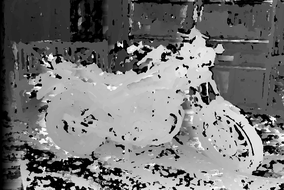
//> input picture motorcycle.png, 284 x 190 px, shrunk from 800 x 536 before the run, given in place of imL.png, which was not available
$ ./OpenCVApplication   (built with g++ and OpenCV 4)
//> lines starting //> are read from the running program, lines starting //| are printed output that depends on the picture; pictures that were not available may be replaced by others from this repository, and a replacement may not be noted
#include "stdafx.h"
#include "common.h"

#define DMAX 75
#define PBSTR "||||||||||||||||||||||||||||||||||||||||||||||||||||||||||||"
#define PBWIDTH 60

void printProgress(double percentage) {
	int val = (int)(percentage * 100) + 1;
	int lpad = (int)(percentage * PBWIDTH);
	int rpad = PBWIDTH - lpad;
	printf("\r%3d%% [%.*s%*s]", val, lpad, PBSTR, rpad, "");
	fflush(stdout);
}
bool isInside(Mat img, Point p) {
	return (p.y >= 0 && p.x >= 0 && p.y < img.rows&& p.x < img.cols);
}
bool isInside(int rows, int cols, Point p) {
	return (p.y >= 0 && p.x >= 0 && p.y < rows&& p.x < cols);
}

// [17 lines of commented-out code are left out]

void calculateCosts(Mat left, Mat right, int*** cost) {
#pragma omp parallel for
	for (int i = 0; i < left.rows; ++i) {
		if (i % (left.rows / 100) == 0)
		{
			printProgress(((float)i / left.rows));
		}
#pragma omp parallel for
		for (int j = 0; j < left.cols; ++j) {
			Point leftP = Point(j, i);
#pragma omp parallel for
			for (int d = 0; d <= DMAX; ++d) {
				Point rightP = leftP - Point(d, 0);
				if (isInside(right, rightP)) {
					int sum = 0;
#pragma omp parallel for
					for (int i = -3; i <= 3; ++i) {
#pragma omp parallel for
						for (int j = -3; j <= 3; ++j) {
							Point dir = Point(j, i);
							Point pl = leftP + dir;
							Point pr = rightP + dir;
							if (isInside(left, pl)) {
								int lval = isInside(left, pl) ? left.at<uchar>(pl) : 0;
								int rval = isInside(right, pr) ? right.at<uchar>(pr) : 0;
								int temp = abs(lval - rval);
								sum += temp;
							}
						}
					}
					cost[leftP.y][leftP.x][d] = sum;
				}
				else {
					d = DMAX + 1;
				}
			}
		}
	}
}
Mat computeDisparity(int*** cost, int rows, int cols)
{
	Mat disparityMap = Mat(rows, cols, CV_8UC1);
	disparityMap.setTo(0);
	for (int i = 0; i < rows; i++) {
		for (int j = 0; j < cols; j++) {
			int minD = INT16_MAX;
			int disparity = -5;
			for (int d = 0; d < DMAX; d++) {
				if (cost[i][j][d] < minD) {
					minD = cost[i][j][d];
					disparity = d;
				}
			}
			disparityMap.at<uchar>(i, j) = disparity;
		}
	}
	double range = 256. / DMAX;
	disparityMap *= range;
	return disparityMap;
}

int main() {//image not displaying means going out of bounds
	clock_t begin = clock();
	char filename[] = "bike.png";
	//Mat left = imread("Images/Motorcycle/imL.png", cv::IMREAD_GRAYSCALE);
	//Mat right = imread("Images/Motorcycle/imR.png", cv::IMREAD_GRAYSCALE);
	Mat left = imread("Images/Bike/imL.png", cv::IMREAD_GRAYSCALE);
//> left is the input picture: 190 rows x 284 cols, CV_8UC1; min 0, max 255, mean 117.5
	Mat right = imread("Images/Bike/imR.png", cv::IMREAD_GRAYSCALE);
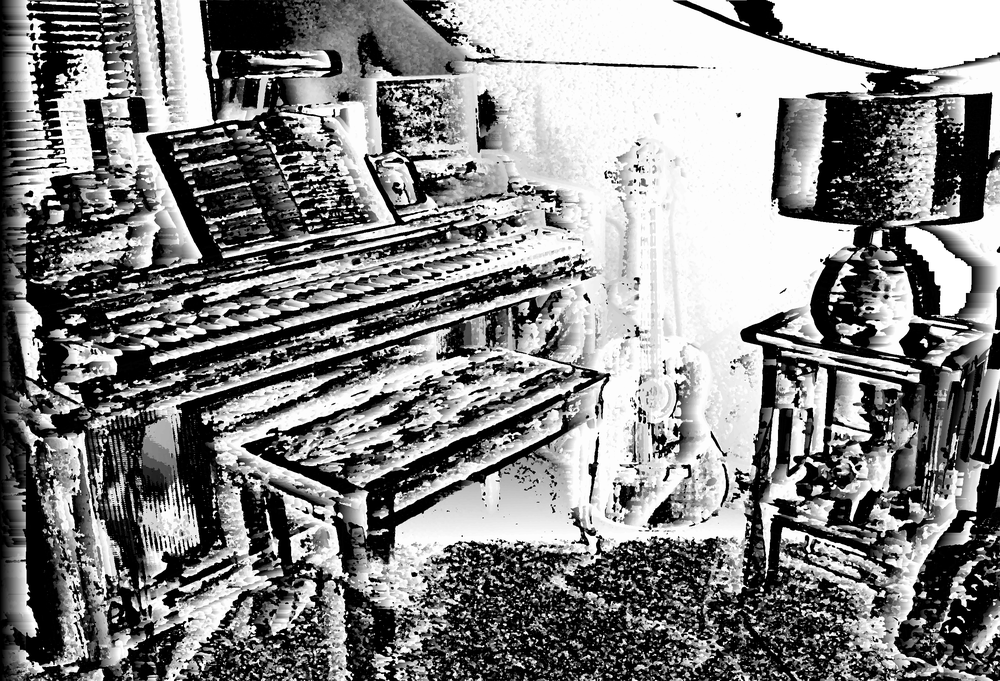
//> input picture piano.png, 1000 x 681 px, shrunk from 2820 x 1920 before the run, given in place of imR.png, which was not available
//> right is the input picture: 681 rows x 1000 cols, CV_8UC1; min 0, max 255, mean 132.8
	printf("Allocating memory...\n");
	int*** cost = new int** [left.rows];
	for (int i = 0; i < left.rows; i++) {
		cost[i] = new int* [left.cols]();
		for (int j = 0; j < left.cols; j++) {
			cost[i][j] = new int[DMAX]();
			for (int d = 0; d < DMAX + 1; d++) {
				cost[i][j][d] = INT_MAX;
			}
		}
	}
	int*** S = new int** [left.rows];
	for (int i = 0; i < left.rows; i++) {
		S[i] = new int* [left.cols]();
		for (int j = 0; j < left.cols; j++) {
			S[i][j] = new int[DMAX]();
			for (int d = 0; d < DMAX + 1; d++) {
				S[i][j][d] = INT_MAX;
			}
		}
	}
	printf("Calculating Costs...\n");
	calculateCosts(left, right, cost);


	printf("Aggregating...\n");
	int P1 = 3;
	int P2 = 20;
	Point dirs[8] = { {1,0},{1,-1},{0,-1},{-1,-1},{-1,0},{-1,1},{0,1},{1,1} };

	printf("aggregate_costs:main computations...\n");
	for (int i = 0; i < left.rows; i++) {
		for (int j = 0; j < left.cols; j++) {
			for (int d = 0; d < DMAX; d++) {
				//check that the depth is valid
				if (j >= d) {
					for (int dir = 0; dir < 8; dir++) {
						int l = 0;
						l += cost[i][j][d];

						int y = dirs[dir].y;
						int x = dirs[dir].x;
						Point p = Point(j - y, i - x);
						if (isInside(left.rows, left.cols, p)) {
							int a = cost[i - x][j - y][d];//Lr(p-r,d)
							int b = (d > 0) ? (cost[i - x][j - y][d - 1] + P1) : P1;//Lr(p-r,d-1)+P1
							int c = cost[i - x][j - y][d + 1] + P1;//Lr(p-r,d+1)+P1
							//min of all depths from prev pixel
							int minD = INT16_MAX;//min(Lr(p-r,i)+P2)
							for (int d1 = 0; d1 < DMAX; d1++) {
								int z = cost[i - x][j - y][d1] + P2;
								minD = min(z, minD);
							}
							int temp = min(min(a, b), min(c, minD)) - (minD - P2);//formula 13
							l += temp;
						}
						else {
							S[i][j][d] += l;
							break;
						}
						S[i][j][d] += l;//S is the sum of all path costs
					}
				}
			}
		}
	}

	printf("Computing disparity\n");
	Mat disparityMap = computeDisparity(S, left.rows, left.cols);
//> after the loop in computeDisparity, `for (int i = 0; i < rows; i++)`:
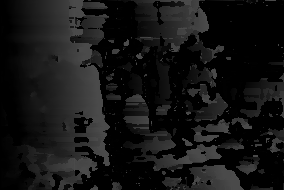
//> disparityMap: 190 rows x 284 cols, CV_8UC1; min 0, max 74, mean 20.5
//> in computeDisparity, `disparityMap *= range;`:
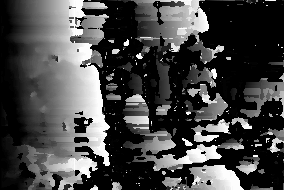
//> disparityMap: 190 rows x 284 cols, CV_8UC1; min 0, max 253, mean 70
	//imshow("res", disparityMap);
	imwrite(filename, disparityMap);

	clock_t end = clock();
	double time = double(end - begin) / CLOCKS_PER_SEC;
	printf("Done in %.2lf minutes.\n", time / 60.);
	waitKey(0);
	return 0;
}
